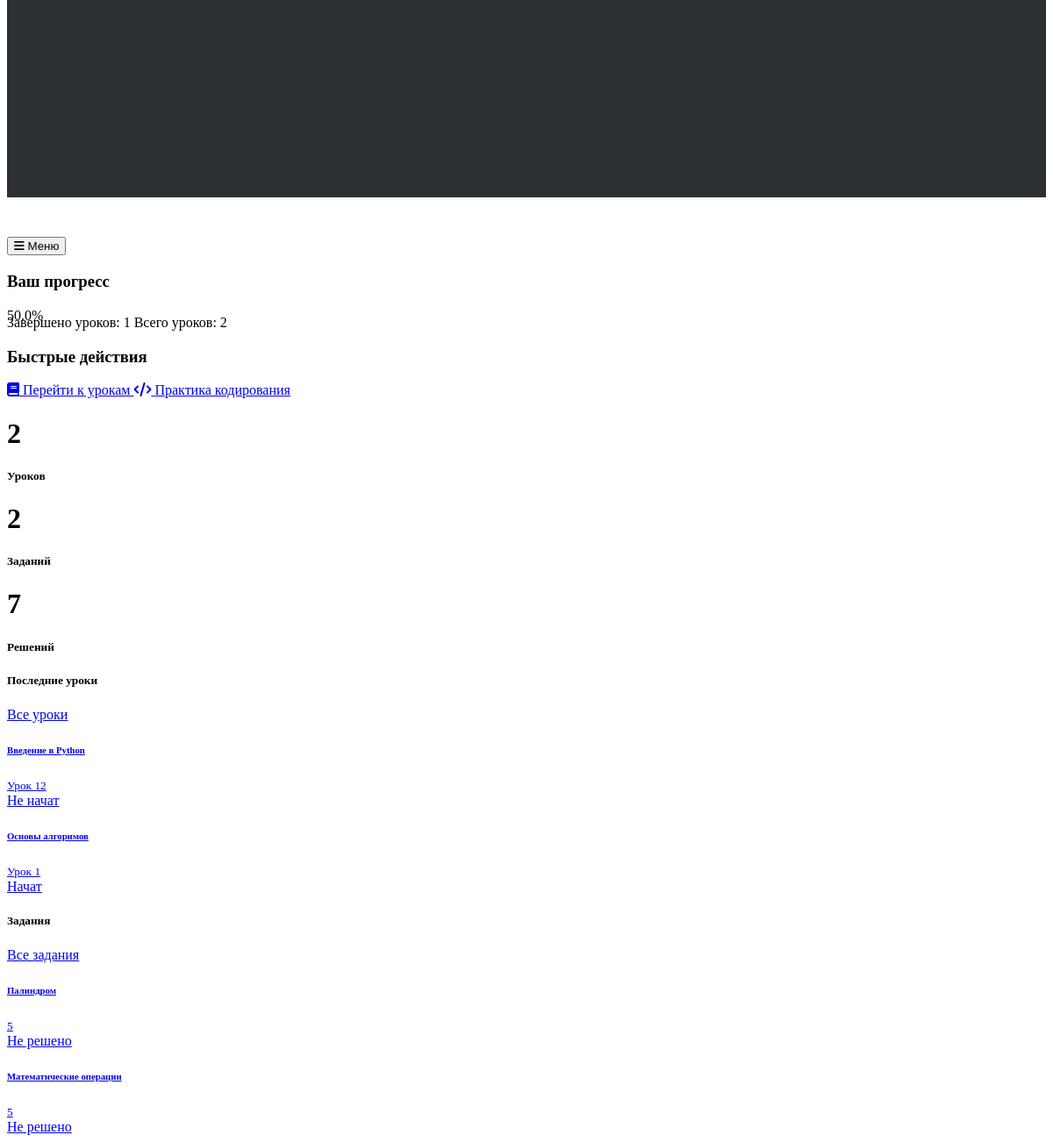
Page /dashboard (signed in, lower part) on the earlier database version.
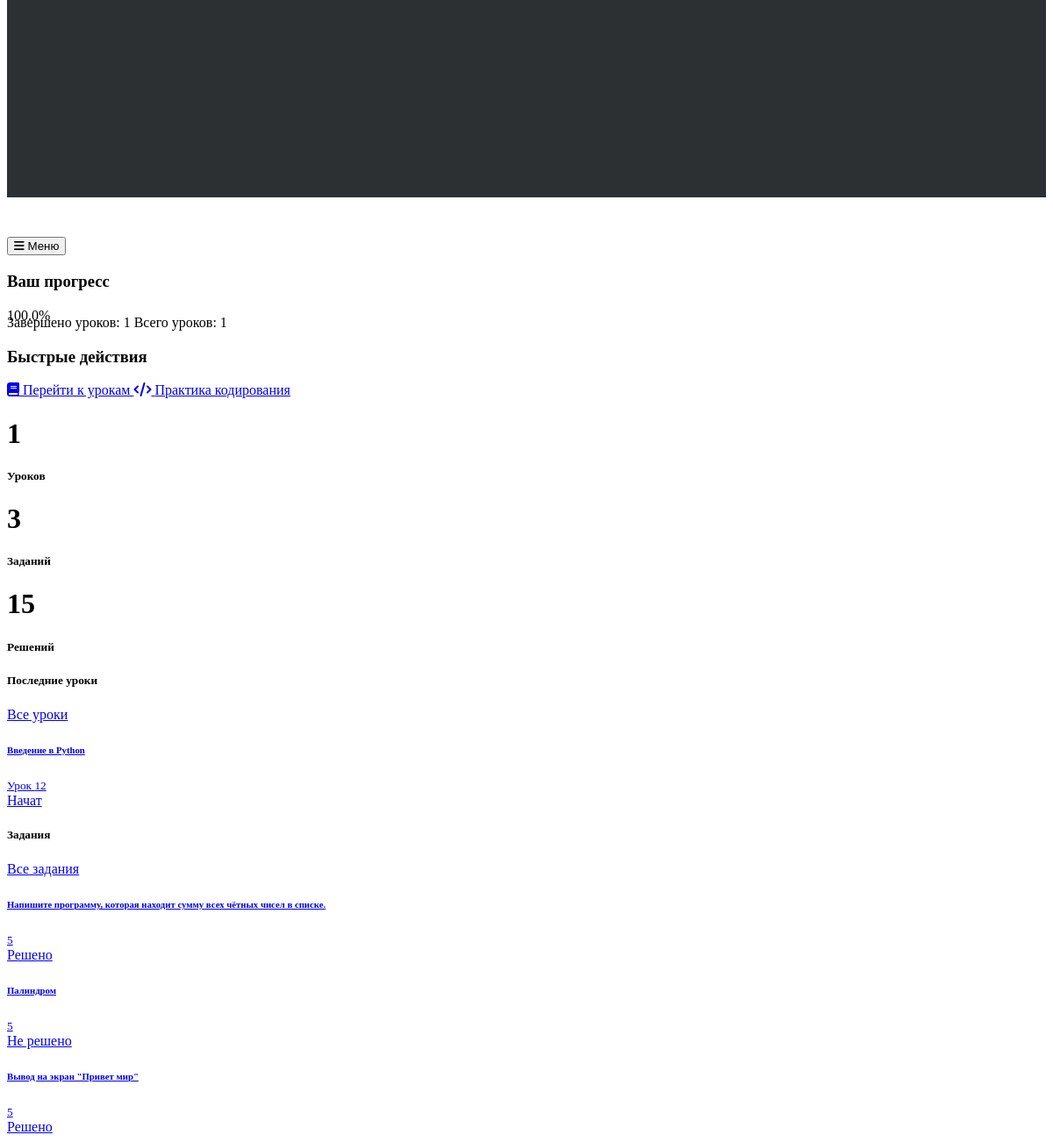
Same page on the later database version.
### models.py (models this page shows, shortened)
class Lesson(db.Model):
    __tablename__ = 'lesson'
    id = db.Column(db.Integer, primary_key=True)
    title = db.Column(db.String(120), nullable=False)
    content = db.Column(db.Text, nullable=False)
    order = db.Column(db.Integer, nullable=False)
    is_published = db.Column(db.Boolean, default=False)
    date_created = db.Column(db.DateTime, default=datetime.utcnow)
    date_updated = db.Column(db.DateTime, default=datetime.utcnow, onupdate=datetime.utcnow)
    is_completed = db.Column(db.Boolean, default=False)
    date_completed = db.Column(db.DateTime, nullable=True)

class Assignment(db.Model):
    id = db.Column(db.Integer, primary_key=True)
    title = db.Column(db.String(200), nullable=False)
    description = db.Column(db.Text, nullable=False)
    tests = db.Column(db.Text, nullable=False)  # JSON string of test cases
    difficulty = db.Column(db.String(20), default="Medium")
    date_created = db.Column(db.DateTime, default=datetime.utcnow)
    date_updated = db.Column(db.DateTime, default=datetime.utcnow, onupdate=datetime.utcnow)
    is_published = db.Column(db.Boolean, default=True)
    submissions = db.relationship('Submission', backref='assignment', lazy=True, cascade="all, delete-orphan")

### app.py (the view)
@app.route('/dashboard')
@login_required
def dashboard():
    lesson_count = Lesson.query.count()  # Количество уроков
    assignment_count = Assignment.query.count()  # Количество заданий
    submission_count = Submission.query.count()  # Количество решений
    completed_lessons = Lesson.query.filter_by(is_completed=True).count()  # Количество завершенных уроков
    progress_percentage = (completed_lessons / lesson_count) * 100 if lesson_count > 0 else 0
    lessons = Lesson.query.order_by(Lesson.date_created.desc()).limit(5).all()
    assignments = Assignment.query.order_by(Assignment.date_created.desc()).limit(5).all()
    for assignment in assignments:
        solved = False
        for submission in assignment.submissions:
            if submission.result == 'Passed':  # Если решение прошло проверку
                solved = True
                break
        assignment.is_solved = solved
    return render_template(
        'dashboard.html',
        lesson_count=lesson_count,
        assignment_count=assignment_count,
        submission_count=submission_count,
        lessons=lessons,
        assignments=assignments,
        completed_lessons=completed_lessons,
        progress_percentage=progress_percentage
    )

### app.py (called while the page is built)
@login_manager.user_loader
def load_user(user_id):
    return User.query.get(int(user_id))

### templates/dashboard.html (shortened to what the changed rows need)
{% extends "layout.html" %}
{% block content %}
<div class="container">
    <div class="row mb-4">
        <div class="col-md-8">
            <div class="card">
                <div class="card-body">
                    <div class="progress progress-thin mb-3">
                        <div class="progress-bar bg-success" role="progressbar" style="width: {{ progress_percentage }}%;"
                             aria-valuenow="{{ progress_percentage }}" aria-valuemin="0" aria-valuemax="100">
                            {{ progress_percentage|round(2) }}%
                        </div>
                    </div>
                    <div class="d-flex justify-content-between small text-muted">
                        <span>Завершено уроков: {{ completed_lessons }}</span>
                        <span>Всего уроков: {{ lesson_count }}</span>
                    </div>
                </div>
            </div>
        </div>
    </div>
    <div class="row mb-4">
        <div class="col-md-4">
            <div class="card bg-success text-white h-100">
                <div class="card-body text-center">
                    <h1 class="display-4">{{ lesson_count }}</h1>
                    <h5 class="card-title">Уроков</h5>
                </div>
            </div>
        </div>
        <div class="col-md-4">
            <div class="card bg-info text-white h-100">
                <div class="card-body text-center">
                    <h1 class="display-4">{{ assignment_count }}</h1>
                    <h5 class="card-title">Заданий</h5>
                </div>
            </div>
        </div>
        <div class="col-md-4">
            <div class="card bg-warning text-dark h-100">
                <div class="card-body text-center">
                    <h1 class="display-4">{{ submission_count }}</h1>
                    <h5 class="card-title">Решений</h5>
                </div>
            </div>
        </div>
    </div>
    <div class="row g-4">
        <div class="col-md-6">
            <div class="card h-100">
                <div class="list-group list-group-flush">
                    {% if lessons %}
                        {% for lesson in lessons[:5] %}
                        <a href="{{ url_for('lesson_detail', lesson_id=lesson.id) }}" class="list-group-item list-group-item-action d-flex justify-content-between align-items-center">
                            <div>
                                <h6 class="mb-1">{{ lesson.title }}</h6>
                                <small class="text-muted">Урок {{ lesson.order }}</small>
                            </div>
                            <span class="badge bg-secondary rounded-pill">
                                {% if lesson.is_completed %}
                                    Начат
                                {% else %}
                                    Не начат
                                {% endif %}
                            </span>
                        </a>
                        {% endfor %}
                    {% else %}
                        <div class="list-group-item text-center py-3">
                            <p class="text-muted mb-0">Уроки пока не доступны</p>
                        </div>
                    {% endif %}
                </div>
            </div>
        </div>
        <div class="col-md-6">
            <div class="card h-100">
                <div class="list-group list-group-flush">
                    {% if assignments %}
                        {% for assignment in assignments[:5] %}
                        <a href="{{ url_for('assignment_detail', assignment_id=assignment.id) }}" class="list-group-item list-group-item-action d-flex justify-content-between align-items-center">
                            <div>
                                <h6 class="mb-1">{{ assignment.title }}</h6>
                                <small class="text-muted">
                                    <span class="badge rounded-pill difficulty-badge {{ assignment.difficulty }}">
                                        {{ assignment.difficulty }}
                                    </span>
                                </small>
                            </div>
                            <span class="badge {% if assignment.is_solved %}bg-success{% else %}bg-warning text-dark{% endif %} rounded-pill">
                                {% if assignment.is_solved %}
                                    Решено
                                {% else %}
                                    Не решено
                                {% endif %}
                            </span>
                        </a>
                        {% endfor %}
                    {% else %}
                        <div class="list-group-item text-center py-3">
                            <p class="text-muted mb-0">Задания пока не доступны</p>
                        </div>
                    {% endif %}
                </div>
            </div>
        </div>
    </div>
</div>
{% endblock %}

Differences in the rows shown:
removed Lesson: title "Основы алгоримов", order "1", is_completed "Начат"
changed Lesson "Введение в Python": is_completed "Не начат" → "Начат"
added Assignment: title "Напишите программу, которая находит сумму всех чётных чисел в списке.", difficulty "5", shows "Решено"
changed Assignment: title "Математические операции" → "Вывод на экран \"Привет мир\""; text "Не решено" → "Решено"
Other differences:
{{ progress_percentage }}: 50.0 → 100.0 (drawn)
{{ progress_percentage|round(2) }}: "50.0" → "100.0"
{{ lesson_count }}: "2" → "1"
{{ assignment_count }}: "2" → "3"
{{ submission_count }}: "7" → "15"
